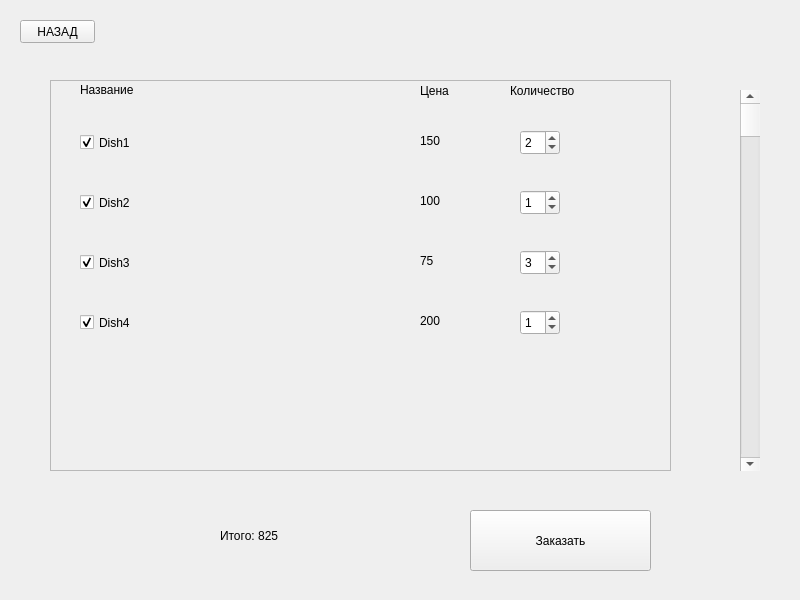
<?xml version="1.0" encoding="UTF-8"?>
<ui version="4.0">
 <class>MainWindow</class>
 <widget class="QMainWindow" name="MainWindow">
  <property name="geometry">
   <rect>
    <x>0</x>
    <y>0</y>
    <width>800</width>
    <height>600</height>
   </rect>
  </property>
  <property name="windowTitle">
   <string>MainWindow</string>
  </property>
  <widget class="QWidget" name="centralwidget">
   <widget class="QScrollBar" name="verticalScrollBar">
    <property name="geometry">
     <rect>
      <x>740</x>
      <y>90</y>
      <width>20</width>
      <height>381</height>
     </rect>
    </property>
    <property name="orientation">
     <enum>Qt::Vertical</enum>
    </property>
   </widget>
   <widget class="QFrame" name="frame">
    <property name="geometry">
     <rect>
      <x>50</x>
      <y>80</y>
      <width>621</width>
      <height>391</height>
     </rect>
    </property>
    <property name="frameShape">
     <enum>QFrame::StyledPanel</enum>
    </property>
    <property name="frameShadow">
     <enum>QFrame::Raised</enum>
    </property>
    <widget class="QCheckBox" name="checkBox">
     <property name="geometry">
      <rect>
       <x>30</x>
       <y>50</y>
       <width>200</width>
       <height>25</height>
      </rect>
     </property>
     <property name="text">
      <string>Dish1</string>
     </property>
     <property name="checked">
      <bool>true</bool>
     </property>
    </widget>
    <widget class="QSpinBox" name="spinBox">
     <property name="geometry">
      <rect>
       <x>470</x>
       <y>50</y>
       <width>40</width>
       <height>25</height>
      </rect>
     </property>
     <property name="value">
      <number>2</number>
     </property>
    </widget>
    <widget class="QCheckBox" name="checkBox_2">
     <property name="geometry">
      <rect>
       <x>30</x>
       <y>110</y>
       <width>200</width>
       <height>25</height>
      </rect>
     </property>
     <property name="text">
      <string>Dish2</string>
     </property>
     <property name="checked">
      <bool>true</bool>
     </property>
    </widget>
    <widget class="QSpinBox" name="spinBox_2">
     <property name="geometry">
      <rect>
       <x>470</x>
       <y>110</y>
       <width>40</width>
       <height>25</height>
      </rect>
     </property>
     <property name="value">
      <number>1</number>
     </property>
    </widget>
    <widget class="QCheckBox" name="checkBox_3">
     <property name="geometry">
      <rect>
       <x>30</x>
       <y>170</y>
       <width>200</width>
       <height>25</height>
      </rect>
     </property>
     <property name="text">
      <string>Dish3</string>
     </property>
     <property name="checked">
      <bool>true</bool>
     </property>
    </widget>
    <widget class="QSpinBox" name="spinBox_3">
     <property name="geometry">
      <rect>
       <x>470</x>
       <y>170</y>
       <width>40</width>
       <height>25</height>
      </rect>
     </property>
     <property name="value">
      <number>3</number>
     </property>
    </widget>
    <widget class="QCheckBox" name="checkBox_4">
     <property name="geometry">
      <rect>
       <x>30</x>
       <y>230</y>
       <width>200</width>
       <height>25</height>
      </rect>
     </property>
     <property name="tabletTracking">
      <bool>false</bool>
     </property>
     <property name="acceptDrops">
      <bool>false</bool>
     </property>
     <property name="text">
      <string>Dish4</string>
     </property>
     <property name="checked">
      <bool>true</bool>
     </property>
    </widget>
    <widget class="QSpinBox" name="spinBox_4">
     <property name="geometry">
      <rect>
       <x>470</x>
       <y>230</y>
       <width>40</width>
       <height>25</height>
      </rect>
     </property>
     <property name="value">
      <number>1</number>
     </property>
    </widget>
    <widget class="QLabel" name="label">
     <property name="geometry">
      <rect>
       <x>370</x>
       <y>50</y>
       <width>71</width>
       <height>21</height>
      </rect>
     </property>
     <property name="text">
      <string>150</string>
     </property>
    </widget>
    <widget class="QLabel" name="label_2">
     <property name="geometry">
      <rect>
       <x>370</x>
       <y>110</y>
       <width>71</width>
       <height>21</height>
      </rect>
     </property>
     <property name="text">
      <string>100</string>
     </property>
    </widget>
    <widget class="QLabel" name="label_3">
     <property name="geometry">
      <rect>
       <x>370</x>
       <y>170</y>
       <width>71</width>
       <height>21</height>
      </rect>
     </property>
     <property name="text">
      <string>75</string>
     </property>
    </widget>
    <widget class="QLabel" name="label_4">
     <property name="geometry">
      <rect>
       <x>370</x>
       <y>230</y>
       <width>71</width>
       <height>21</height>
      </rect>
     </property>
     <property name="text">
      <string>200</string>
     </property>
    </widget>
    <widget class="QLabel" name="label_5">
     <property name="geometry">
      <rect>
       <x>370</x>
       <y>0</y>
       <width>71</width>
       <height>21</height>
      </rect>
     </property>
     <property name="text">
      <string>Цена</string>
     </property>
    </widget>
    <widget class="QLabel" name="label_6">
     <property name="geometry">
      <rect>
       <x>30</x>
       <y>0</y>
       <width>70</width>
       <height>20</height>
      </rect>
     </property>
     <property name="text">
      <string>Название</string>
     </property>
    </widget>
    <widget class="QLabel" name="label_7">
     <property name="geometry">
      <rect>
       <x>460</x>
       <y>0</y>
       <width>71</width>
       <height>21</height>
      </rect>
     </property>
     <property name="text">
      <string>Количество</string>
     </property>
    </widget>
   </widget>
   <widget class="QPushButton" name="pushButton">
    <property name="geometry">
     <rect>
      <x>470</x>
      <y>510</y>
      <width>181</width>
      <height>61</height>
     </rect>
    </property>
    <property name="text">
     <string>Заказать</string>
    </property>
   </widget>
   <widget class="QPushButton" name="BackToWelcome">
    <property name="geometry">
     <rect>
      <x>20</x>
      <y>20</y>
      <width>75</width>
      <height>23</height>
     </rect>
    </property>
    <property name="text">
     <string>НАЗАД</string>
    </property>
   </widget>
   <widget class="QLabel" name="Sum">
    <property name="geometry">
     <rect>
      <x>220</x>
      <y>520</y>
      <width>91</width>
      <height>31</height>
     </rect>
    </property>
    <property name="text">
     <string>Итого: 825</string>
    </property>
   </widget>
  </widget>
 </widget>
 <resources/>
 <connections/>
</ui>
